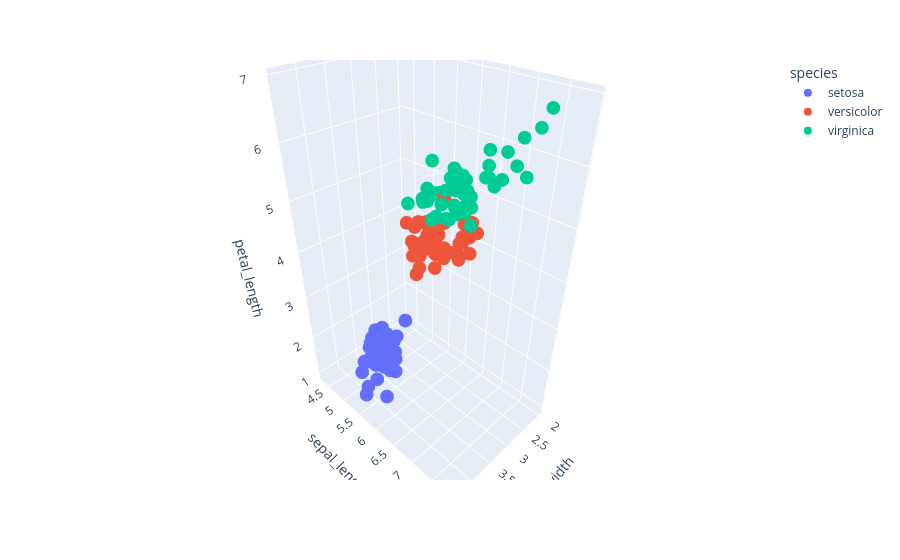

Here is the notebook cell this chart was saved with:
### Code cell
px.scatter_3d(df, x="sepal_width", y="sepal_length", z="petal_length", color="species")

### Figure 1 — Plotly figure (JSON) as saved in the notebook; plotly's stock layout.template omitted (floating-point values rounded to 4 significant figures)
{"data": [{"hovertemplate": "species=setosa<br>sepal_width=%{x}<br>sepal_length=%{y}<br>petal_length=%{z}<extra></extra>", "legendgroup": "setosa", "marker": {"color": "#636efa", "symbol": "circle"}, "mode": "markers", "name": "setosa", "scene": "scene", "showlegend": true, "x": [3.5, 3.0, 3.2, 3.1, 3.6, 3.9, 3.4, 3.4, 2.9, 3.1, 3.7, 3.4, 3.0, 3.0, 4.0, 4.4, 3.9, 3.5, 3.8, 3.8, 3.4, 3.7, 3.6, 3.3, 3.4, 3.0, 3.4, 3.5, 3.4, 3.2, 3.1, 3.4, 4.1, 4.2, 3.1, 3.2, 3.5, 3.1, 3.0, 3.4, 3.5, 2.3, 3.2, 3.5, 3.8, 3.0, 3.8, 3.2, 3.7, 3.3], "y": [5.1, 4.9, 4.7, 4.6, 5.0, 5.4, 4.6, 5.0, 4.4, 4.9, 5.4, 4.8, 4.8, 4.3, 5.8, 5.7, 5.4, 5.1, 5.7, 5.1, 5.4, 5.1, 4.6, 5.1, 4.8, 5.0, 5.0, 5.2, 5.2, 4.7, 4.8, 5.4, 5.2, 5.5, 4.9, 5.0, 5.5, 4.9, 4.4, 5.1, 5.0, 4.5, 4.4, 5.0, 5.1, 4.8, 5.1, 4.6, 5.3, 5.0], "z": [1.4, 1.4, 1.3, 1.5, 1.4, 1.7, 1.4, 1.5, 1.4, 1.5, 1.5, 1.6, 1.4, 1.1, 1.2, 1.5, 1.3, 1.4, 1.7, 1.5, 1.7, 1.5, 1.0, 1.7, 1.9, 1.6, 1.6, 1.5, 1.4, 1.6, 1.6, 1.5, 1.5, 1.4, 1.5, 1.2, 1.3, 1.5, 1.3, 1.5, 1.3, 1.3, 1.3, 1.6, 1.9, 1.4, 1.6, 1.4, 1.5, 1.4], "type": "scatter3d"}, {"hovertemplate": "species=versicolor<br>sepal_width=%{x}<br>sepal_length=%{y}<br>petal_length=%{z}<extra></extra>", "legendgroup": "versicolor", "marker": {"color": "#EF553B", "symbol": "circle"}, "mode": "markers", "name": "versicolor", "scene": "scene", "showlegend": true, "x": [3.2, 3.2, 3.1, 2.3, 2.8, 2.8, 3.3, 2.4, 2.9, 2.7, 2.0, 3.0, 2.2, 2.9, 2.9, 3.1, 3.0, 2.7, 2.2, 2.5, 3.2, 2.8, 2.5, 2.8, 2.9, 3.0, 2.8, 3.0, 2.9, 2.6, 2.4, 2.4, 2.7, 2.7, 3.0, 3.4, 3.1, 2.3, 3.0, 2.5, 2.6, 3.0, 2.6, 2.3, 2.7, 3.0, 2.9, 2.9, 2.5, 2.8], "y": [7.0, 6.4, 6.9, 5.5, 6.5, 5.7, 6.3, 4.9, 6.6, 5.2, 5.0, 5.9, 6.0, 6.1, 5.6, 6.7, 5.6, 5.8, 6.2, 5.6, 5.9, 6.1, 6.3, 6.1, 6.4, 6.6, 6.8, 6.7, 6.0, 5.7, 5.5, 5.5, 5.8, 6.0, 5.4, 6.0, 6.7, 6.3, 5.6, 5.5, 5.5, 6.1, 5.8, 5.0, 5.6, 5.7, 5.7, 6.2, 5.1, 5.7], "z": [4.7, 4.5, 4.9, 4.0, 4.6, 4.5, 4.7, 3.3, 4.6, 3.9, 3.5, 4.2, 4.0, 4.7, 3.6, 4.4, 4.5, 4.1, 4.5, 3.9, 4.8, 4.0, 4.9, 4.7, 4.3, 4.4, 4.8, 5.0, 4.5, 3.5, 3.8, 3.7, 3.9, 5.1, 4.5, 4.5, 4.7, 4.4, 4.1, 4.0, 4.4, 4.6, 4.0, 3.3, 4.2, 4.2, 4.2, 4.3, 3.0, 4.1], "type": "scatter3d"}, {"hovertemplate": "species=virginica<br>sepal_width=%{x}<br>sepal_length=%{y}<br>petal_length=%{z}<extra></extra>", "legendgroup": "virginica", "marker": {"color": "#00cc96", "symbol": "circle"}, "mode": "markers", "name": "virginica", "scene": "scene", "showlegend": true, "x": [3.3, 2.7, 3.0, 2.9, 3.0, 3.0, 2.5, 2.9, 2.5, 3.6, 3.2, 2.7, 3.0, 2.5, 2.8, 3.2, 3.0, 3.8, 2.6, 2.2, 3.2, 2.8, 2.8, 2.7, 3.3, 3.2, 2.8, 3.0, 2.8, 3.0, 2.8, 3.8, 2.8, 2.8, 2.6, 3.0, 3.4, 3.1, 3.0, 3.1, 3.1, 3.1, 2.7, 3.2, 3.3, 3.0, 2.5, 3.0, 3.4, 3.0], "y": [6.3, 5.8, 7.1, 6.3, 6.5, 7.6, 4.9, 7.3, 6.7, 7.2, 6.5, 6.4, 6.8, 5.7, 5.8, 6.4, 6.5, 7.7, 7.7, 6.0, 6.9, 5.6, 7.7, 6.3, 6.7, 7.2, 6.2, 6.1, 6.4, 7.2, 7.4, 7.9, 6.4, 6.3, 6.1, 7.7, 6.3, 6.4, 6.0, 6.9, 6.7, 6.9, 5.8, 6.8, 6.7, 6.7, 6.3, 6.5, 6.2, 5.9], "z": [6.0, 5.1, 5.9, 5.6, 5.8, 6.6, 4.5, 6.3, 5.8, 6.1, 5.1, 5.3, 5.5, 5.0, 5.1, 5.3, 5.5, 6.7, 6.9, 5.0, 5.7, 4.9, 6.7, 4.9, 5.7, 6.0, 4.8, 4.9, 5.6, 5.8, 6.1, 6.4, 5.6, 5.1, 5.6, 6.1, 5.6, 5.5, 4.8, 5.4, 5.6, 5.1, 5.1, 5.9, 5.7, 5.2, 5.0, 5.2, 5.4, 5.1], "type": "scatter3d"}], "layout": {"scene": {"domain": {"x": [0.0, 1.0], "y": [0.0, 1.0]}, "xaxis": {"title": {"text": "sepal_width"}}, "yaxis": {"title": {"text": "sepal_length"}}, "zaxis": {"title": {"text": "petal_length"}}}, "legend": {"title": {"text": "species"}, "tracegroupgap": 0}, "margin": {"t": 60}}}
